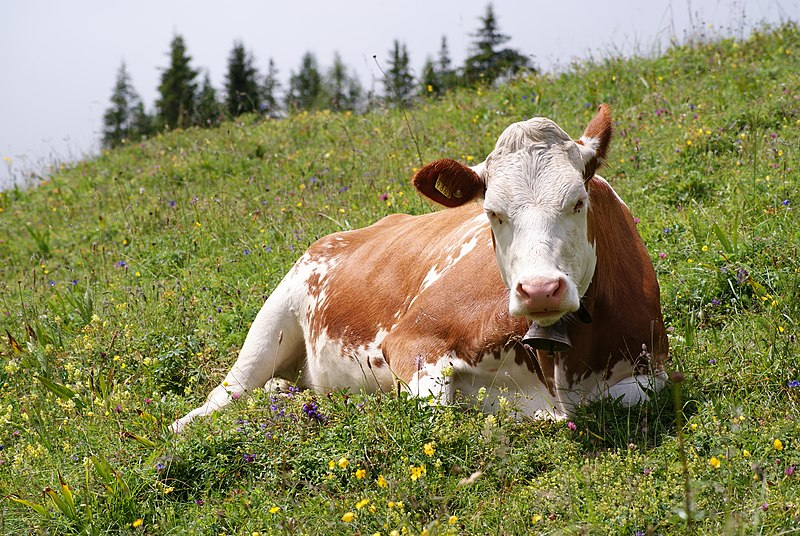
#> input picture R-CNN/img.png, 800 x 536 px
$ python ss_test.py
#> lines starting #> are read from the running program, lines starting #| are printed output that depends on the picture
import cv2
import time
import random

image = cv2.imread("img.png")
#> image is the input picture: shape (536, 800, 3); mean B, G, R 95, 137.7, 139.3

ss = cv2.ximgproc.segmentation.createSelectiveSearchSegmentation()
ss.setBaseImage(image)
ss.switchToSelectiveSearchFast()

rects = ss.process()
rect = image[rects[0][1]:rects[0][1]+rects[0][3], rects[0][0]:rects[0][0]+rects[0][2]]
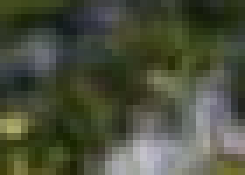
#> rect: shape (25, 35, 3) (shown 7 times larger); mean B, G, R 60.4, 79, 74.5
cv2.imshow("2", rect)
cv2.waitKey(0)

for i in range(0, len(rects), 100):
    output = image.copy()
    for (x, y, w, h) in rects[i:i + 100]:
        color = [random.randint(0, 255) for j in range(0, 3)]
        cv2.rectangle(output, (x, y), (x + w, y + h), color, 2)
    cv2.imshow("Output", output)
    cv2.waitKey(0)
#> this loop made 33 passes
#> pass 1, `cv2.imshow("Output", output)`:
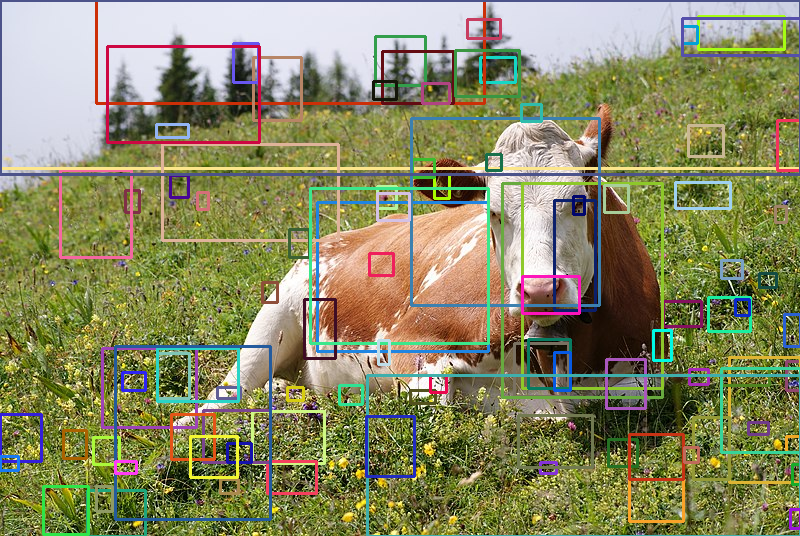
#> window 'Output': shape (536, 800, 3); mean B, G, R 99.3, 137.3, 137.4
#> pass 2, `cv2.imshow("Output", output)`:
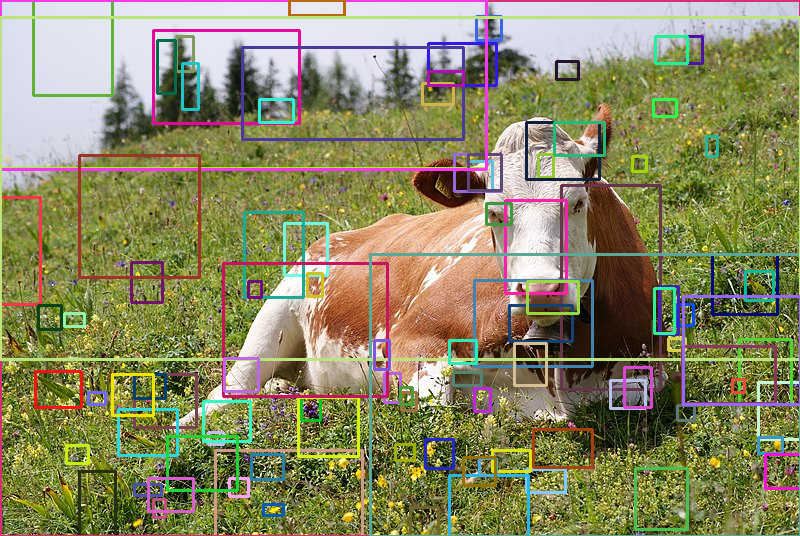
#> window 'Output': shape (536, 800, 3); mean B, G, R 99.1, 136.5, 139.1
#> after the loop:
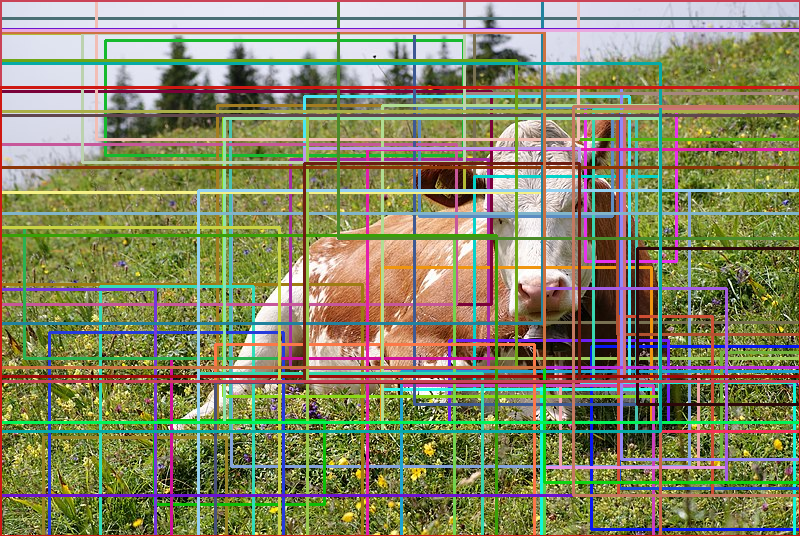
#> output: shape (536, 800, 3); mean B, G, R 102.8, 135.6, 136.5
